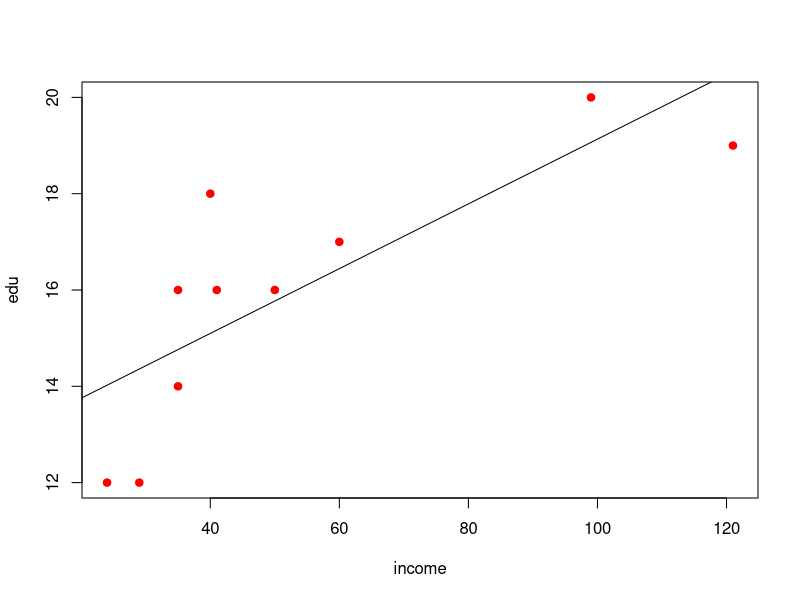
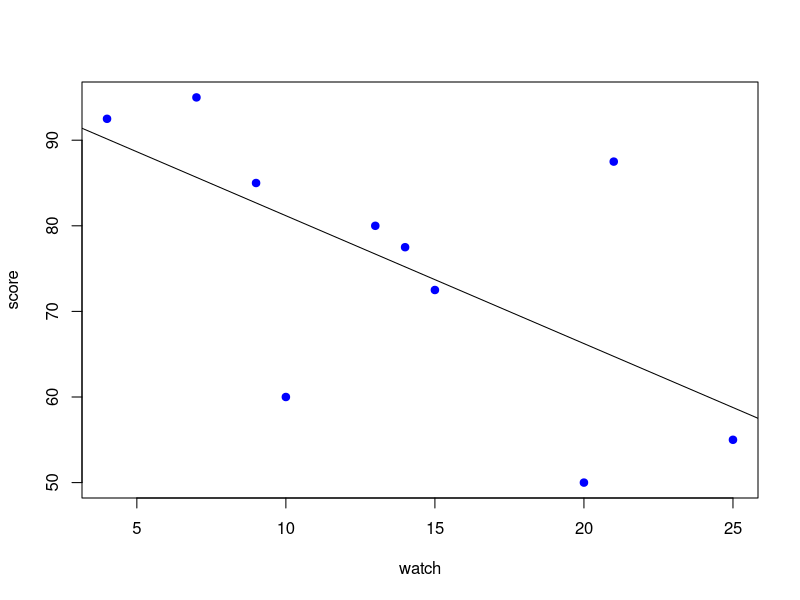
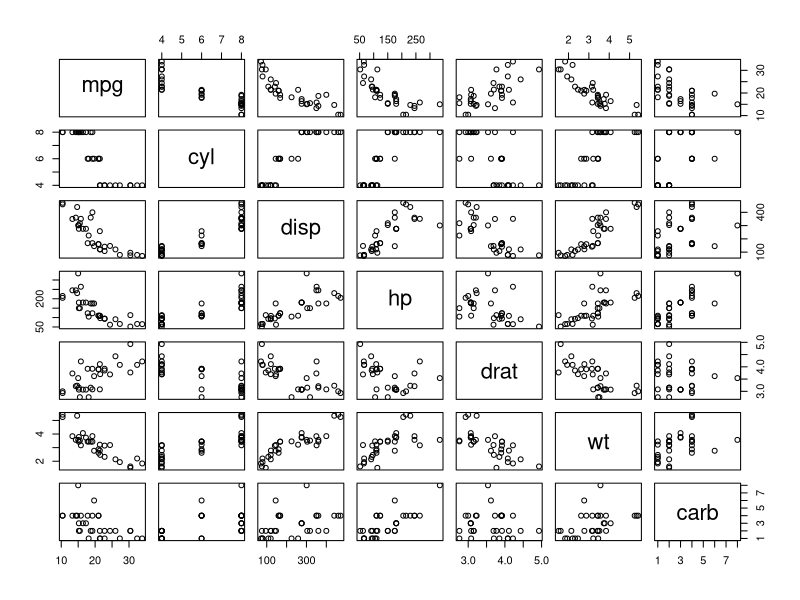
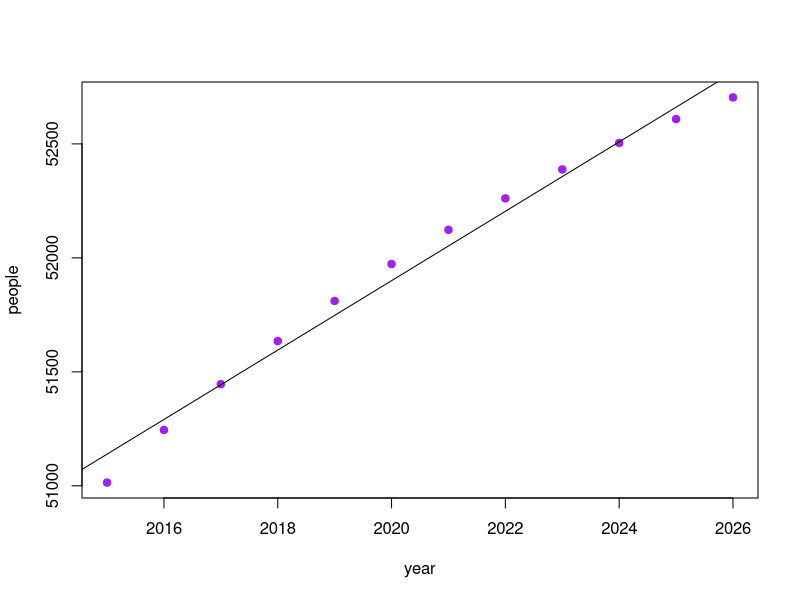
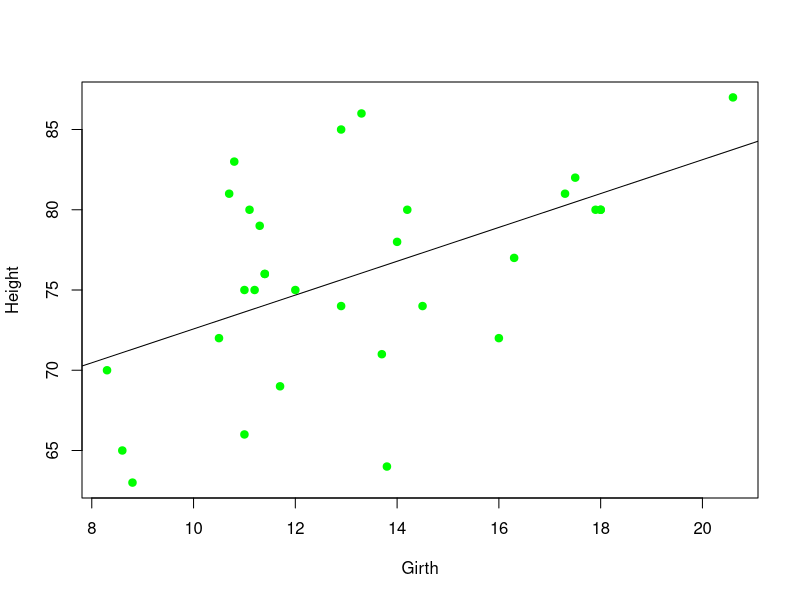
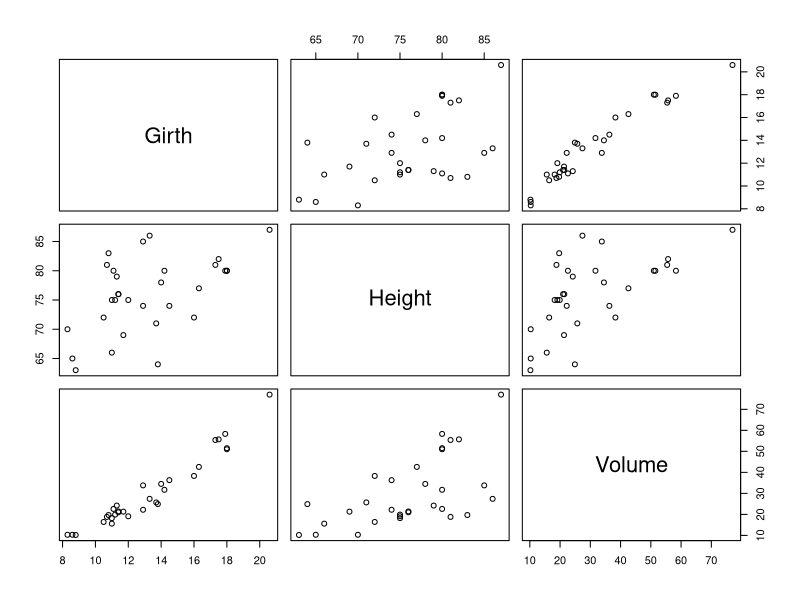
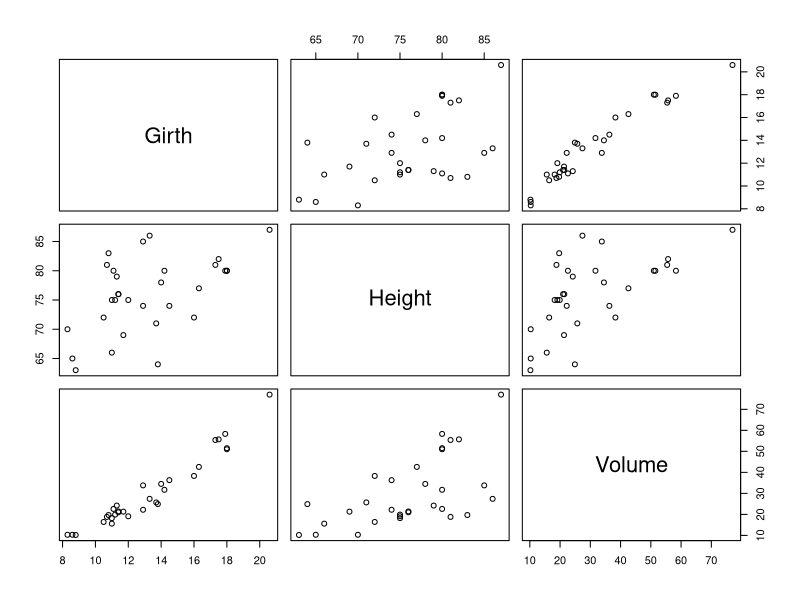

The R script that drew these images, in order:
# 이름 : 이윤지
# 작성일 : 2019. 12. 03
# 제출일 : 2019. 12. 03
#
#문1)
#다음은 직장인 10명의 수입과 교육받은 기간을 조사한 자료이다.
#산점도와 상관계수를 구하고, 수입과 교육기간 사이에 어떤 상관관계가 있는지 설명하시오.

#수입 	 121 99 41 35 40 29 35 24 50 60
#교육기간 19 20 16 16 18 12 14 12 16 17

income <- c(121, 99, 41, 35, 40, 29, 35, 24, 50, 60)
edu <- c(19, 20, 16, 16, 18, 12, 14, 12, 16, 17)

inc.edu <- data.frame( income, edu)
inc.edu

class(inc.edu)
str(inc.edu)

plot(edu ~ income, col = "red", pch = 19)     # 산점도
#plot( income ~ edu, col = "blue", pch= 19)

res_edu <- lm( edu ~ income, data = inc.edu)  # 회귀식 도출
res_edu                                       # 회귀식 :  y = 0.06725x + 12.40872
abline(res_edu)                               # 회귀선 그리기 

cor(inc.edu[ ,1:2])                           # 이변량 변수 상관계수 구하기 : 0.7929108
cor(income, edu)

# 수입과 교육기간 사이의 상관계수는 0.79로 수입이 많아질수록, 교육시간 또한 길어짐을 도출할 수 있다.



#------------------------------------------------------------------------------------------

#문2)
#다음은 대학생 10명의 성적과 주당 TV 시청시간을 조사한 자료이다. 산점도와 상관계수를 구하고, 
#성적과 TV 시청시간 사이에 어떤 상관관계가 있는지 설명하시오.

#성적 	 77.5 60 50 95 55 85 72.5 80 92.5 87.5
#시청시간 14   10 20  7 25  9 15   13  4   21

score <- c(77.5, 60, 50, 95, 55, 85, 72.5, 80, 92.5, 87.5)
watch <- c(14, 10, 20, 7, 25, 9, 15, 13, 4, 21)

sw <- data.frame( score, watch )
class(sw);          str(sw);      dim(sw)

plot( score ~ watch, data = sw, col = "blue", pch = 19 )      # 산점도

res_sw <- lm( score ~ watch, data = sw )
res_sw                                                        # 기울기 : -1.494, x절편 : 96.117
abline(res_sw)

cor( sw[ , 1:2 ] )                                            # 상관계수 : -0.6283671
cor( score, watch)

# 결과 : 시청시간과 성적간의 상관계수는 -0.63으로, 음의 상관관계를 띈다.
#        따라서 시청시간이 길어질수록 성적은 떨어지는 것을 알 수 있다.


#------------------------------------------------------------------------------------------

#문3) 
#R에서 제공하는 mtcars 데이터셋에서 mpg와 다른 변수들 간의 상관계수를 구하시오.
#어느 변수가 mpg와 가장 상관성이 높은지 산점도와 함께 설명하시오.		

data(mtcars)
mtcars
#mt <- data.frame(mtcars[-1])
#mt

pairs(mtcars[,-c(7:10)])

#cor( mtcars[,-c(7:10)])

cor( mtcars )
cor( mtcars )[1,2:length(mtcars)]


# mpg와 cyl 상관계수 : -0.852,                mpg와 disp 상관계수 : -0.847
# mpg와 hp  상관계수 : -0.78,                mpg와 drat 상관계수 :  0.68
# mpg와 wt  상관계수 : -0.87,                mpg와 carb 상관계수 : -0.55
# qsec : 0.42     # vs : 0.66       # am : 0.60   # gear : 0.48

# 결과 : mpg와 가장 상관성이 높은 것은 양(+) : drat(0.68), 음(-) : wt(-0.87)



#------------------------------------------------------------------------------------------

#문4)
#다음은 2015년부터 2026년도까지의 예상 인구수 추계자료이다.
#연도를 x축으로 하여 선그래프를 작성하시오.

#연도		총인구 (천명)		연도		총인구 (천명)
#2015		51014				2021		52123
#2016		51245				2022		52261
#2017		51446				2023		52388
#2018		51635				2024		52504
#2019		51811				2025		52609
#2020		51973				2026		52704

year <- c( 2015:2026 )
people <- c( 51014, 51245, 51446, 51635, 51811, 51973, 52123, 52261, 52388, 52504, 52609, 52704 )

exp <- data.frame( year, people );          exp

plot( people ~ year, data = exp, col="purple", pch = 19)            # 산점도
#plot( year, people, type = 'l', main = "인구수 추계")

res_exp <- lm( people ~ year, data = exp )                          # 회귀식 도출
res_exp
abline(res_exp)                                                     # 회귀선

cor( exp[,1:2])                                                     # 상관계수 : 0.99


#------------------------------------------------------------------------------------------

#문5)
#R에서 제공하는 trees 데이터셋에 대해 다음 문제를 해결하기 위한 R 코드를 작성하시오.

#(1) 나무의 지름(Girth)과 높이(Height)에 대해 산점도와 상관계수를 보이시오.
trees

class( trees )
dim( trees )
str( trees )
head( trees )
tail( trees )


plot( Height ~ Girth, data = trees, col = "green", pch = 19)        # 산점도
#tbl <- data.frame( trees$Girth, trees$Height );    tbl
#lot( trees$Girth, trees$Height )

res_tree <- lm( Height ~ Girth, data = trees )                      # 회귀식 도출
res_tree
abline(res_tree)                                                    # 회귀선

# [ 강사님 ]
# plot( trees.Girth~trees.Height, data = tbl )
# res <- lm( trees.Girth~trees.Height, data = tbl )
# abline( res )

cor(trees[,1:2])
#cor( trees$Girth, trees$Height )

# 상관계수 : 0.52 (= 0.5192801 )

#(2) trees 데이터셋에 존재하는 3개 변수 간의 산점도와 상관계수를 보이시오.

# plot( Height ~ Girth+Volume, data = trees)
plot( trees )   # 산점도
pairs( trees )  # 산점도
cor(trees )     # 상관계수

#           Girth    Height    Volume
# Girth  1.0000000 0.5192801 0.9671194
# Height 0.5192801 1.0000000 0.5982497
# Volume 0.9671194 0.5982497 1.0000000




